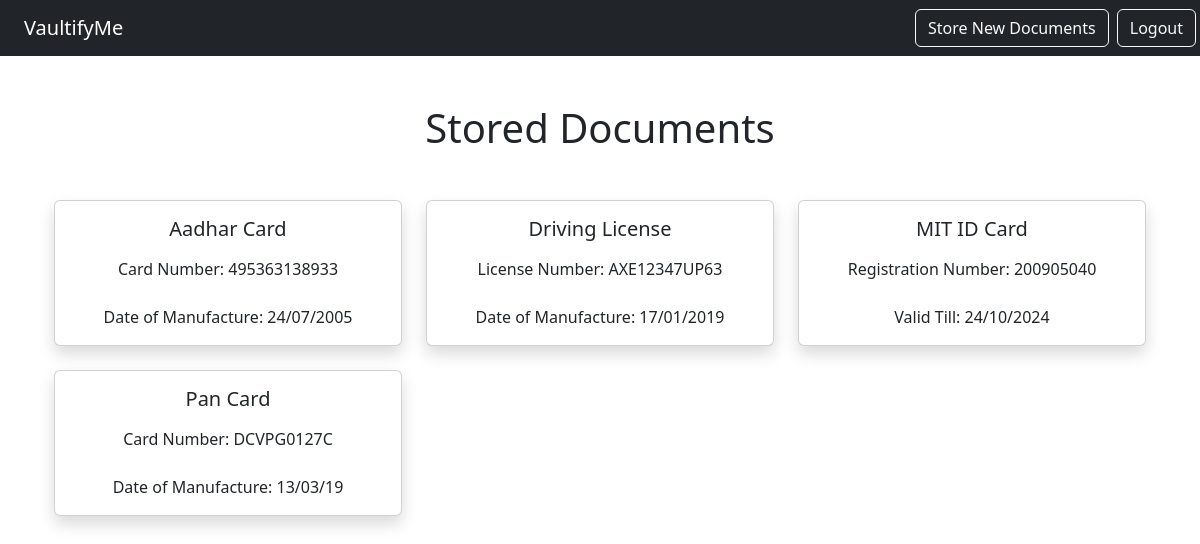
The app's page /notes/list (signed in), older data.
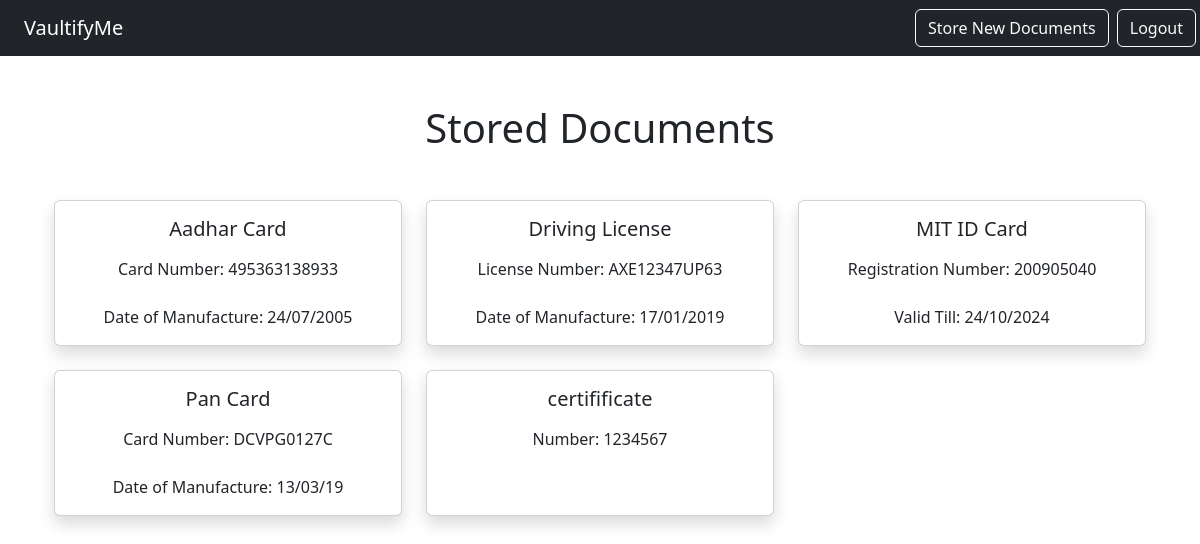
The same page, newer data.
### notes/models.py (models this page shows, shortened)
class Notes(models.Model):
    title = models.CharField(max_length=200)
    text = models.TextField()
    file=models.FileField(upload_to='files/', null=True,default=None)
    created = models.DateTimeField(auto_now_add=True)
    user = models.ForeignKey(User, on_delete=models.CASCADE, related_name="notes")

### notes/views.py (the view)
# urls.py: path('list', views.NotesListView.as_view(), name="notes.list"),
class NotesListView(LoginRequiredMixin,ListView):
    model = Notes
    context_object_name = 'notes'
    template_name = 'notes/notes_list.html'
    login_url = "/login"
    def get_queryset(self):
        return self.request.user.notes.all()

### notes/templates/notes/notes_list.html
{% extends 'base.html' %}
{% block content %}
<div class="container">
  <h1 class="my-5">Stored Documents</h1>
  <div class="row row-cols-3 g-4">
    {% for note in notes %}
    <div class="col">
      <div class="card shadow h-100">
        <div class="card-body d-flex flex-column">
          <a href="{% url 'notes.detail' pk=note.id %}" class="text-dark text-decoration-none">
            <h5 class="card-title mb-3">{{ note.title }}</h5>
            <p class="card-text mb-auto" style="white-space: pre-line;">{{ note.text }}</p>
          </a>
        </div>
      </div>
    </div>
    {% endfor %}
  </div>
</div>
{% endblock %}

### static/templates/base.html (shortened to what this page needs)
{% load static %}
<!DOCTYPE html>
<html lang="en">
<head>
    <link href="https://cdn.jsdelivr.net/npm/bootstrap@5.3.0-alpha1/dist/css/bootstrap.min.css" rel="stylesheet">
    <link rel="stylesheet" type="text/css" href="{% static 'css/style.css' %}">
</head>
<body>
    <nav class ="navbar navbar-dark bg-dark">
        <a href="{% url 'home'%}" class="navbar-brand px-4">VaultifyMe</a>
        <div class = "ms-auto">
            {% if user.is_authenticated %}
                <a href="{% url 'notes.new'%}" class="btn btn-outline-light me-1">Store New Documents</a>
                <a href="{% url 'logout'%}" class="btn btn-outline-light me-1">Logout</a>
            {% else %}
                <a href="{% url 'login'%}" class="btn btn-outline-light me-1">Login</a>
                <a href="{% url 'register'%}" class="btn btn-outline-light me-1">Signup</a>
            {% endif %}
        </div>
    </nav>
    <div class="my-5 text-center container">
        {%block content%}
        {% endblock %}
    </div>
</body>
</html>

Row changes from the older to the newer data that the page shows:
added Notes: title "certifificate", text "Number: 1234567"
